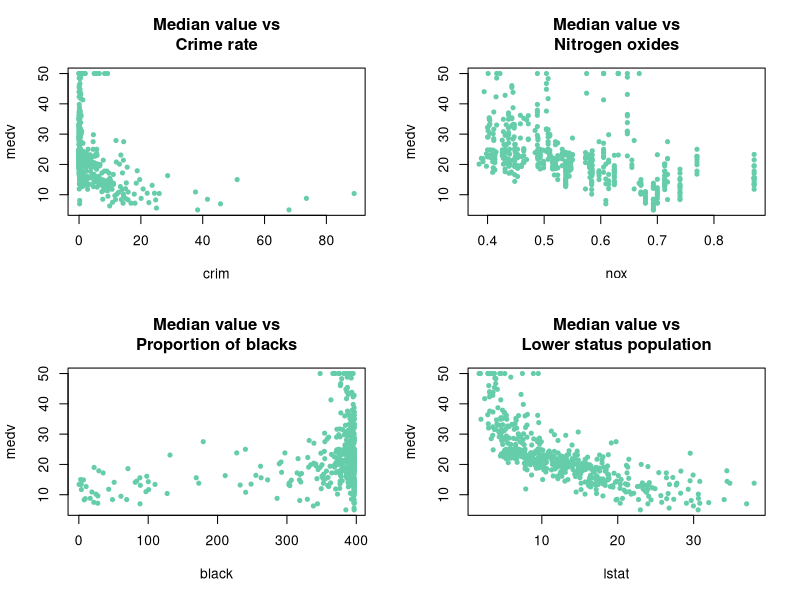
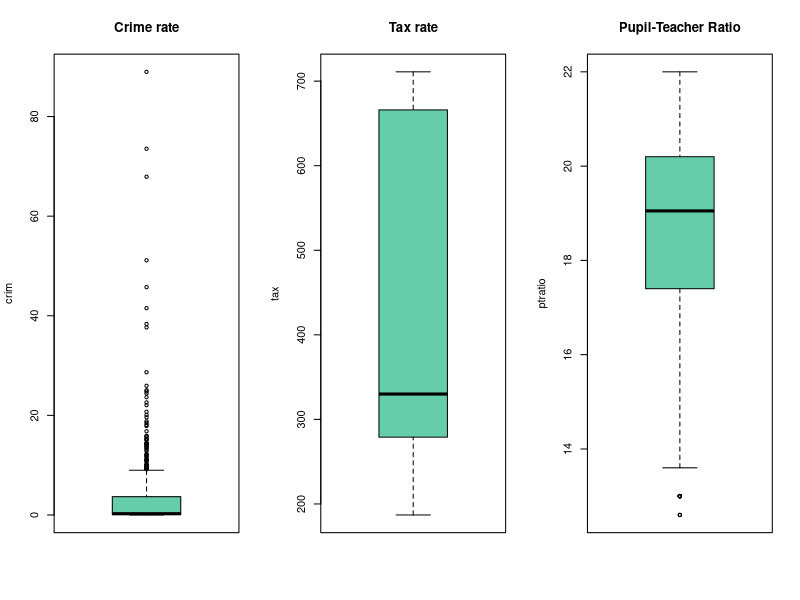

Write the R code that produced these figures, in order.
## ---- chunk 1
library(MASS)
class(Boston)
dim(Boston)
## ---- chunk 2
Boston_sub=Boston[,c("medv","crim","nox","black","lstat")]
attach(Boston_sub)
## ---- chunk 3
par(mfrow=c(2,2))
plot(crim,medv,xlab="crim",ylab="medv",main="Median value vs\nCrime rate",pch=20,col="mediumaquamarine")
plot(nox,medv,xlab="nox",ylab="medv",main="Median value vs\nNitrogen oxides",pch=20,col="mediumaquamarine")
plot(black,medv,xlab="black",ylab="medv",main="Median value vs\nProportion of blacks",pch=20,col="mediumaquamarine")
plot(lstat,medv,xlab="lstat",ylab="medv",main="Median value vs\nLower status population",pch=20,col="mediumaquamarine")
## ---- chunk 4
detach(Boston_sub)
## ---- chunk 5
min_medv=min(Boston$medv)
lowest_suburb=Boston[Boston$medv == min_medv,]
lowest_suburb
## ---- chunk 6
percentiles=sapply(names(Boston)[-which(names(Boston)=="medv")],
function(var){ecdf(Boston[[var]])(lowest_suburb[[var]])*100})
percentiles
## ---- chunk 7
par(mfrow=c(1,3))
boxplot(Boston$crim,main="Crime rate",ylab="crim",col="mediumaquamarine")
boxplot(Boston$tax,main="Tax rate",ylab="tax",col="mediumaquamarine")
boxplot(Boston$ptratio,main="Pupil-Teacher Ratio",ylab="ptratio",col="mediumaquamarine")
## ---- chunk 8
boxplot.stats(Boston$crim)$out
## ---- chunk 9
boxplot.stats(Boston$ptratio)$out
